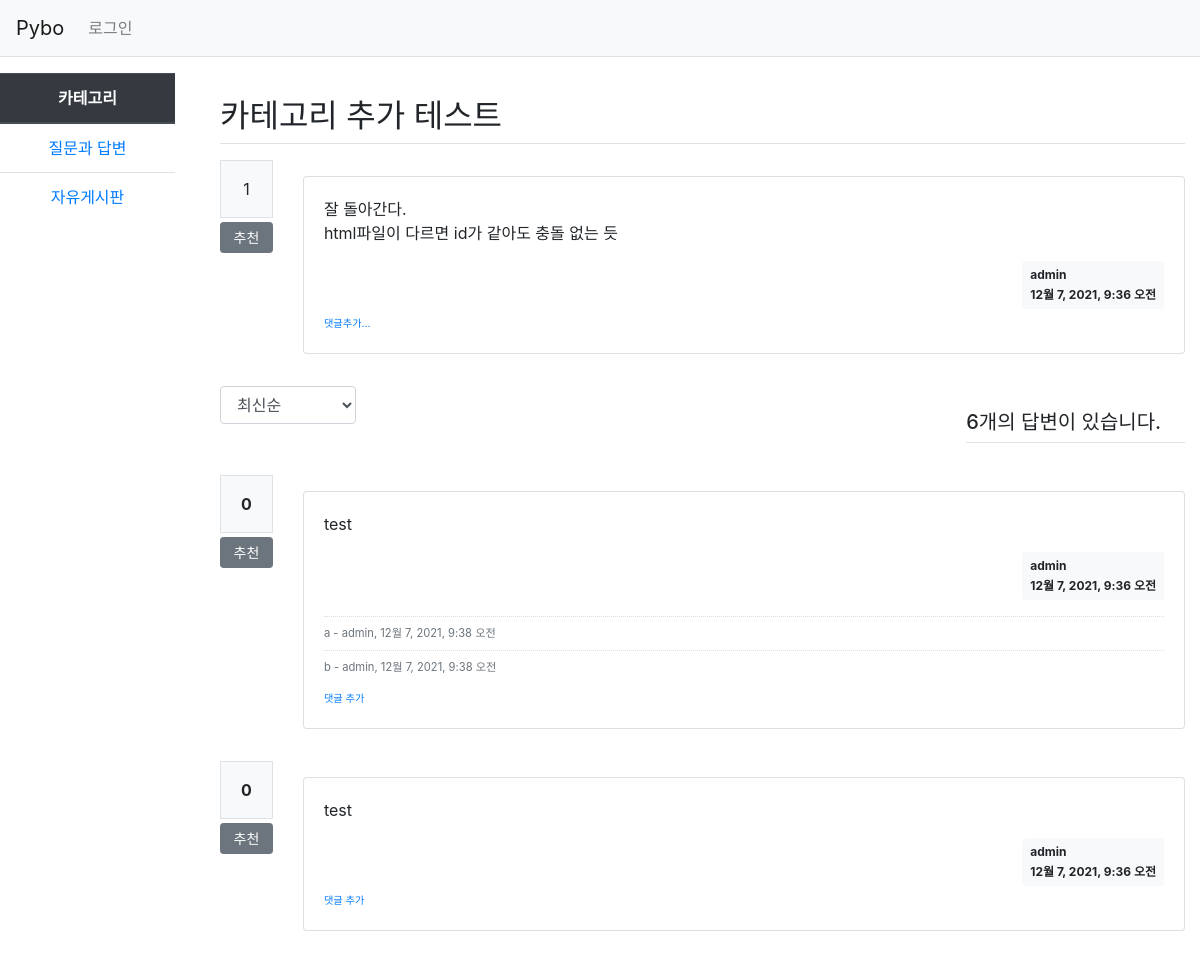
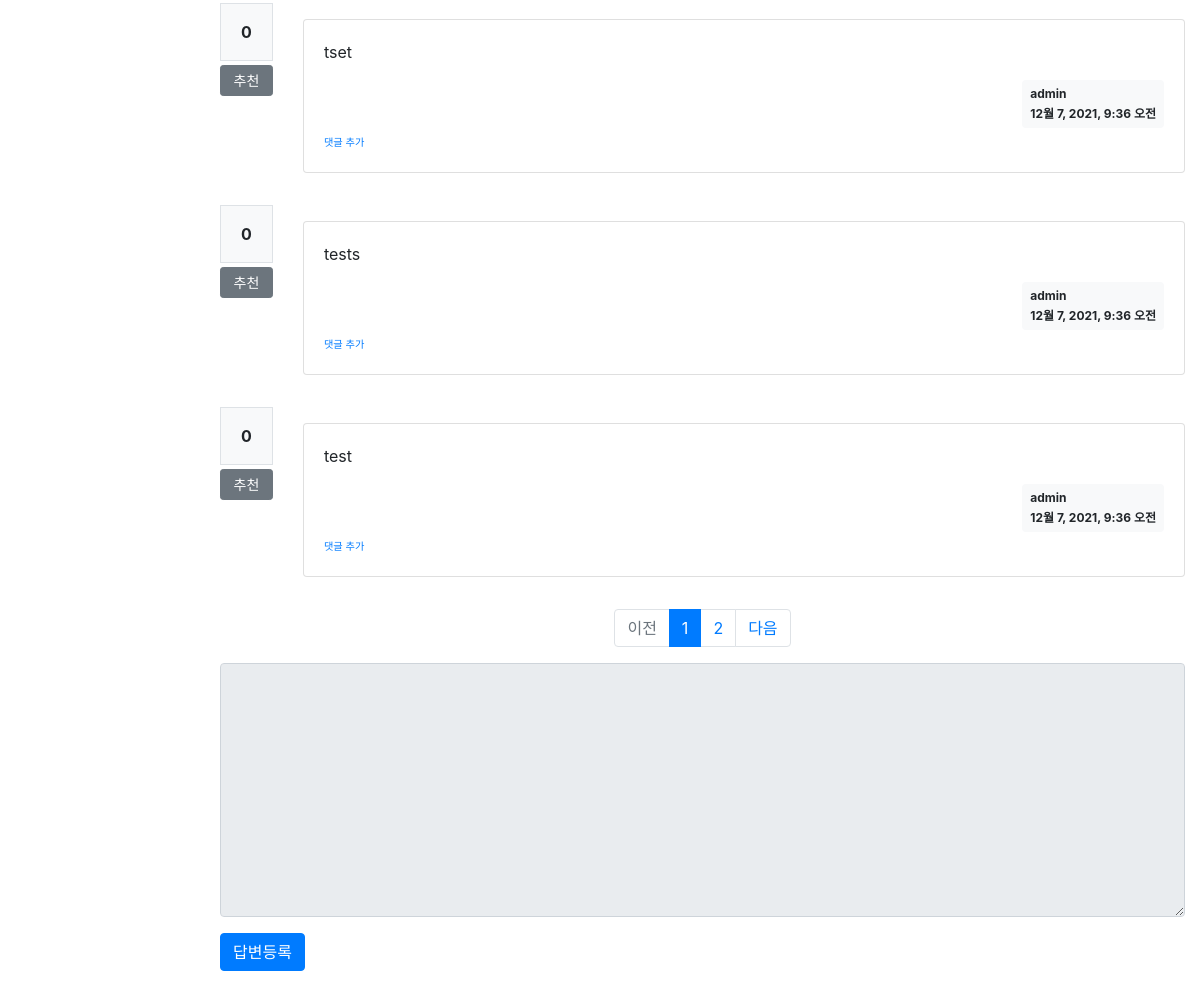
Screenshot of /pybo/question/detail/310/ with the database file from the repository (2 pictures, top to bottom).
### pybo/models.py (models this page shows, shortened)
class Question(models.Model):
    author = models.ForeignKey(User, on_delete=CASCADE, related_name="author_question")
    subject = models.CharField(max_length=200)
    content = models.TextField()
    create_date = models.DateTimeField()
    modify_date = models.DateTimeField(null=True, blank=True)
    voter = models.ManyToManyField(User, related_name="voter_question") # 추천인 추가
    category = models.CharField(max_length=200, default="qna")

class Answer(models.Model):
    author = models.ForeignKey(User, on_delete=CASCADE, related_name="author_answer")
    question = models.ForeignKey(Question, on_delete=models.CASCADE)
    content = models.TextField()
    create_date = models.DateTimeField()
    modify_date = models.DateTimeField(null=True, blank=True)
    voter = models.ManyToManyField(User, related_name="voter_answer")

class Comment(models.Model):
    author = models.ForeignKey(User, on_delete=models.CASCADE)
    content = models.TextField()
    create_date = models.DateTimeField()
    modify_date = models.DateTimeField(null=True, blank=True)
    question = models.ForeignKey(Question, null=True, blank=True, on_delete=CASCADE)
    answer = models.ForeignKey(Answer, null=True, blank=True, on_delete=CASCADE)

### pybo/views/base_views.py (the view)
# urls.py: path('question/detail/<int:question_id>/', base_views.detail, name='detail'),
def detail(request, question_id):
    question = get_object_or_404(Question, pk=question_id)
    so = request.GET.get('so', 'popular') # 정렬기준
    if so == 'recommend':
        answer_list = question.answer_set.annotate(num_voter=Count('voter')).order_by('-num_voter', '-create_date')
    elif so == 'popular':
        answer_list = question.answer_set.annotate(num_comment=Count('comment')).order_by('-num_comment', '-create_date')
    else:  # recent
        answer_list = question.answer_set.order_by('-create_date')
    page = request.GET.get("page", 1)
    paginator = Paginator(answer_list, 5)
    page_obj = paginator.get_page(page)
    context = {"question": question, "answer_list":page_obj}
    return render(request, "pybo/question_detail.html", context)

### pybo/templatetags/pybo_filter.py (called while the page is built)
@register.filter()
def mark(value):
    extensions = ["nl2br", "fenced_code"]
    return mark_safe(markdown.markdown(value, extensions=extensions))

### templates/pybo/question_detail.html (shortened to what this page needs)
{% extends "base.html" %}
{% load pybo_filter %}
{% block content %}
<div class="container my-3">
    <h2 class="border-bottom py-2">{{ question.subject }}</h2>
    <div class="row my-3">
        <div class="col-1">
            <div class="bg-light text-center p-3 border font-weight-border mb-1">
                {{ question.voter.count }}
            </div>
            <a href="#" data-uri="{% url 'pybo:vote_question' question.id %}"
                class="recommend btn btn-sm btn-secondary btn-block my-1">추천</a>
        </div>
        <div class="col-11">
            <div class="card my-3">
                <div class="card-body">
                    <div class="card-text">{{ question.content|mark }}</div>
                    <div class="d-flex justify-content-end">
                        <div class="badge badge-light p-2 text-left">
                            <div class="mb-2">{{ question.author.username }}</div>
                            <div>{{ question.create_date }}</div>
                        </div>
                    </div>
                    <div>
                        <a href="{% url 'pybo:comment_create_question' question.id %}"
                            class="small"><small>댓글추가...</small></a>
                    </div>
                </div>
            </div>
        </div>
    </div>
    <div class="row justify-content-between my-3">
        <div class="col-2">
            <select class="form-control so">
                <option value="recent" {% if so == 'recent' %}selected{% endif %}>최신순</option>
            </select>
        </div>
        <div class="col-3">
            <h5 class="border-bottom my-3 py-2">{{question.answer_set.count}}개의 답변이 있습니다.</h5>
        </div>
    </div>
    {% for answer in answer_list %}
    <div class="row my-3">
        <div class="col-1">
            <div class="bg-light text-center p-3 border font-weight-bolder mb-1"> {{ answer.voter.count }}</div>
            <a href="#" data-uri="{% url 'pybo:vote_answer' answer.id %}"
                class="recommend btn btn-sm btn-secondary btn-block my-1">추천</a>
        </div>
        <div class="col-11">
            <div class="card my-3">
                <div class="card-body">
                    <div class="card-text">{{ answer.content|mark }}</div>
                    <div class="d-flex justify-content-end">
                        <div class="badge badge-light p-2 text-left">
                            <div class="mb-2">{{ answer.author.username }}</div>
                            <div>{{ answer.create_date }}</div>
                        </div>
                    </div>
                    {% if answer.comment_set.count > 0 %}
                    <div class="mt-3">
                    {% for comment in answer.comment_set.all %}
                        <div class="comment py-2 text-muted">
                            <span style="white-space: pre-line;">{{ comment.content }}</span>
                            <span>
                                - {{ comment.author }}, {{ comment.create_date }}
                            </span>
                        </div>
                    {% endfor %}
                    </div>
                    {% endif %}
                    <div>
                        <a href="{% url 'pybo:comment_create_answer' answer.id %}" class="small">
                            <small>댓글 추가</small>
                        </a>
                    </div>
                </div>
            </div>
        </div>
    </div>
    {% endfor %}
    <ul class="pagination justify-content-center">
        {% if answer_list.has_previous %}
        <li class="page-item">
            <a class="page-link" href="?page={{ answer_list.previous_page_number }}">이전</a>
        </li>
        {% else %}
        <li class="page-item disabled">
            <a class="page-link" tabindex="-1" aria-disabled="true" href="#">이전</a>
        </li>
        {% endif %}
        {% for page_number in answer_list.paginator.page_range %}
            {% if page_number == answer_list.number %}
            <li class="page-item active" aria-current="page">
                <a class="page-link" href="?page={{ page_number }}">{{ page_number }}</a>
            </li>
            {% else %}
            <li class="page-item">
                <a class="page-link" href="?page={{ page_number }}">{{ page_number }}</a>
            </li>
            {% endif %}
        {% endfor %}
        {% if answer_list.has_next %}
        <li class="page-item">
            <a class="page-link" href="?page={{ answer_list.next_page_number }}">다음</a>
        </li>
        {% else %}
        <li class="page-item disabled">
            <a class="page-link" tabindex="-1" aria-disabled="true" href="#">다음</a>
        </li>
        {% endif %}
    </ul>
    <form action="{% url 'pybo:answer_create' question.id %}" method="post" class="my-3">
        <div class="form-group">
            <textarea {% if not user.is_authenticated %}disabled{% endif %}
                name="content" id="content" class="form-control" rows="10"></textarea>
        </div>
        <input type="submit" value="답변등록" class="btn btn-primary">
    </form>
</div>
{% endblock %}

### static/style.css (style rules this page uses)
.comment { border-top:dotted 1px #ddd; font-size:0.7em; }

### rows the page displays
Question: subject "카테고리 추가 테스트", voter.count "1", content|mark "잘 돌아간다. html파일이 다르면 id가 같아도 충돌 없는 듯", author.username "admin", create_date "12월 7, 2021, 9:36 오전", answer_set.count "6"
Answer: voter.count "0", content|mark "test", author.username "admin", create_date "12월 7, 2021, 9:36 오전"
Comment: content "a", author "admin", create_date "12월 7, 2021, 9:38 오전"
Comment: content "b", author "admin", create_date "12월 7, 2021, 9:38 오전"
Answer: voter.count "0", content|mark "test", author.username "admin", create_date "12월 7, 2021, 9:36 오전"
Answer: voter.count "0", content|mark "tset", author.username "admin", create_date "12월 7, 2021, 9:36 오전"
Answer: voter.count "0", content|mark "tests", author.username "admin", create_date "12월 7, 2021, 9:36 오전"
Answer: voter.count "0", content|mark "test", author.username "admin", create_date "12월 7, 2021, 9:36 오전"

### other values shown
{{ page_number }} "1"
{{ page_number }} "2"
